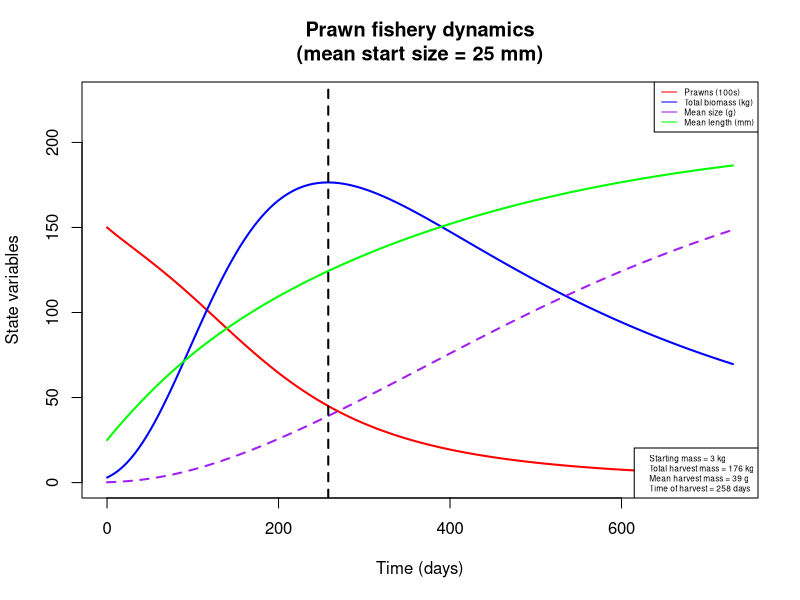
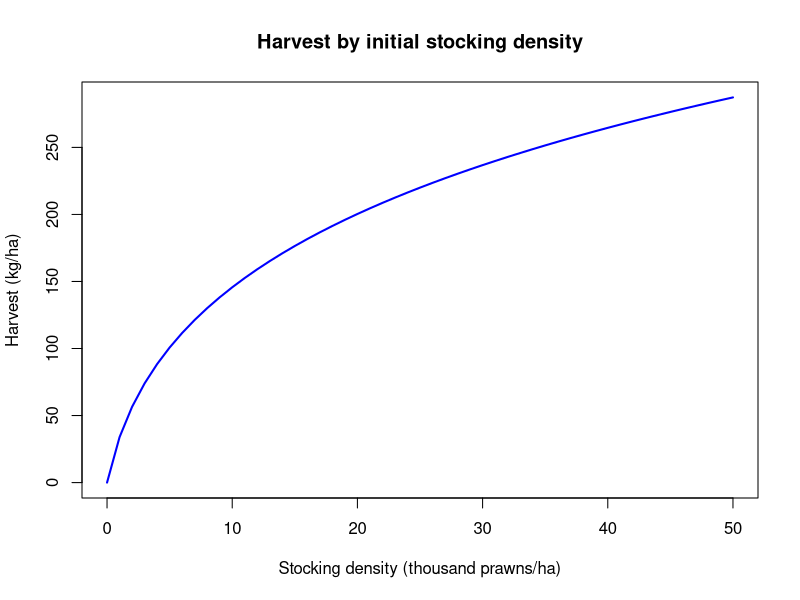
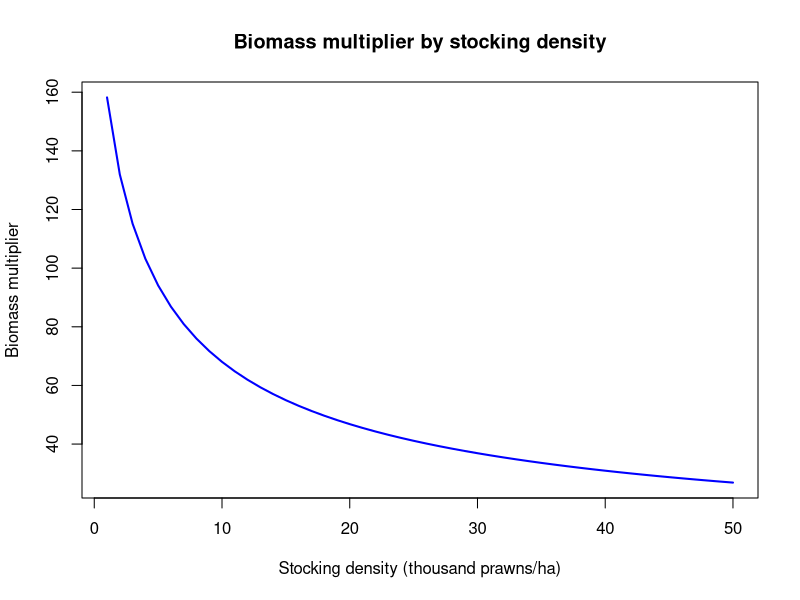
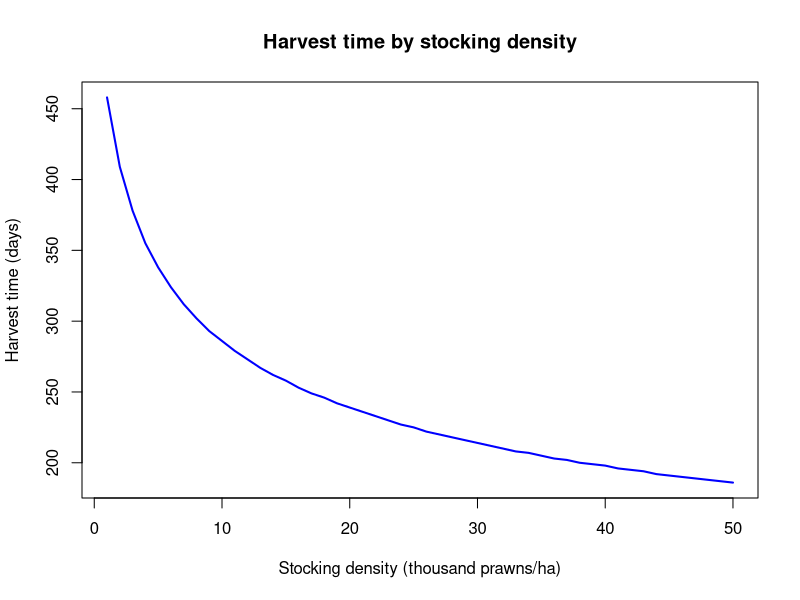

Reproduce these figures in R, in order. (Note: this script raises an error after producing the figures.)
## Modeling prawn growth and mortality to maximize biomass

## To-do list:
  # Fit density-dependent parameters to data from Ranjeet & Kurup 2010 (or other Macrobrachium fisheries data)
    # Note: update distributions used for fitting - survival shouldn't be normal (use beta distribution?)
  # Look into other parameter estimates: M. rosenbergii vs. M. vollenhovenii, extensive vs. intensive aquaculture
  # Try to optimize profit based on stocking density of post-larvae
    # Objective f'n: profit = p*H(SD)*e^(-d*T(SD)) - c*SD

require(deSolve)

prawn_biomass = function(t, n, parameters) { 
  with(as.list(parameters),{
    
    P=n[1]
    L=n[2]
       
    Bp = (a*(L/10)^b)/10 # Mean prawn mass, converting from length (mm) to weight (g)

    Bm = P*Bp # Total prawn biomass

    dLdt = k/(1+gam*Bm)*(linf - L) # Mean prawn length, using von Bertalanffy growth limited by density-dependent parameter gamma
    
    dPdt = -P*(mu*L^d + Bm/phi) # Prawn abundance, subject to size- and density-dependent mortality

    return(list(c(dPdt,dLdt)))
  }) 
} 

# Set initial values and parameters
nstart = c(P = 15000, L = 25)
time = seq(0, 365*2, 1)

parameters=c(
  a = 0.096868,     # Allometric parameter for prawn length-weight relationship, from Lalrinsanga et al. 2012 (growout phase)
  b = 3.2944,       # Allometric parameter for prawn length-weight relationship, from Lalrinsanga et al. 2012 (growout phase)
  gam = 1e-6,       # Density-dependent growth parameter (based on biomass per hectare); NEEDS TO BE FIT
  mu = 0.006136986, # Natural prawn mortality rate, from Nwosu & Wolfi 2006
  d = -0.25,        # Exponential relationship of size with mortality; no source
  phi = 40000000,   # Density-dependent mortality parameter (based on biomass per hectare); NEEDS TO BE FIT
  k = 0.00339726,   # Growth rate (mm/day), from Nwosu & Wolfi 2006
  linf = 206        # Max length (mm), from Nwosu & Wolfi 2006
)


# Run & plot
output = as.data.frame(ode(nstart,time,prawn_biomass,parameters))
output$B = ((parameters['a']*(output$L/10)^parameters['b'])/10)    # Mean prawn biomass, transformed from length
output$Bt = output$B*output$P                                      # Total prawn biomass

start.mass.kg = output$Bt[output$time==1]/1000
harvest.mass.kg = max(output$Bt)/1000
harvest.size = output$B[output$Bt==max(output$Bt)]  
harvest.time = output$time[output$Bt==max(output$Bt)]

plot(x = output$time, y = output$P/100, col = 'red', xlab = 'Time (days)', ylab = 'State variables', 
     type = 'l', lwd=2, xlim = c(0, max(output$time)), ylim = c(0, max(output$Bt/1000)+50),
     main = paste('Prawn fishery dynamics\n', '(mean start size = ', as.numeric(nstart[2]), ' mm)', sep = ''))
  lines(x = output$time, y = output$Bt/1000, col = 'blue', lwd=2)
  lines(x = output$time, y = output$B, col = 'purple', lwd=2, lty=2)
  lines(x = output$time, y = output$L, col = 'green', lwd=2)
  abline(v = harvest.time, lty = 2, lwd = 2)
  legend('topright', legend = c('Prawns (100s)', 'Total biomass (kg)', 'Mean size (g)', 'Mean length (mm)'), 
         lty = 1, col = c('red', 'blue', 'purple', 'green'), cex = 0.5)
  legend('bottomright', legend = c(paste('Starting mass =', round(start.mass.kg), 'kg', sep = ' '),
                           paste('Total harvest mass =', round(harvest.mass.kg), 'kg', sep = ' '), 
                           paste('Mean harvest mass =', round(harvest.size), 'g', sep = ' '), 
                           paste('Time of harvest =', round(harvest.time), 'days', sep = ' ')), cex=0.5)
  
# Plot amount of harvest, biomass multiplier, optimal harvest time against initial stocking density
x = c(0:50)
harvest = numeric(length(x))
harvest.m = numeric(length(x))
harvest.t = numeric(length(x))
for (i in x) {
  nstart.d = c(P = 1000*i, L = 25)
  output.d = as.data.frame(ode(nstart.d,time,prawn_biomass,parameters))
  output.d$B = ((parameters['a']*(output.d$L/10)^parameters['b'])/10)
  output.d$Bt = output.d$B*output.d$P
  harvest[i+1] = max(output.d$Bt)/1000
  harvest.m[i+1] = max(output.d$Bt)/output.d$Bt[output.d$time==1]
  harvest.t[i+1] = output.d$time[output.d$Bt == max(output.d$Bt)]
}
plot(x, harvest, col = 'blue', xlab = 'Stocking density (thousand prawns/ha)', ylab = 'Harvest (kg/ha)',
     type = 'l', lwd = 2, main = 'Harvest by initial stocking density')
plot(x[-1], harvest.m[-1], col = 'blue', xlab = 'Stocking density (thousand prawns/ha)', ylab = 'Biomass multiplier', 
     type = 'l', lwd = 2, main = 'Biomass multiplier by stocking density')
plot(x[-1], harvest.t[-1], col = 'blue', xlab = 'Stocking density (thousand prawns/ha)', ylab = 'Harvest time (days)',
     type = 'l', lwd = 2, main = 'Harvest time by stocking density')


# Fit density-dependent parameters to data from Ranjeet & Kurup 2010
prawn.mle = function(gam, phi) {
  parameters['gam'] = gam
  parameters['phi'] = phi
  
  time = seq(0,30*8,1)
  
  nstart1 = c(P = 5000, L = 25)
  output1 = as.data.frame(ode(nstart1,time,prawn_biomass,parameters))
  mean.size1 = ((parameters['a']*(output1$L[output1$time == max(time)]/10)^parameters['b'])/10)
  surv1 = output1$P[output1$time == 0] / output1$P[output1$time == max(time)]
    
  nstart2 = c(P = 10000, L = 25)
  output2=as.data.frame(ode(nstart2,time,prawn_biomass,parameters))
  mean.size2 = ((parameters['a']*(output2$L[output2$time == max(time)]/10)^parameters['b'])/10)
  surv2 = output2$P[output2$time == 0] / output2$P[output2$time == max(time)]
    
  nstart3 = c(P = 15000, L = 25)
  output3=as.data.frame(ode(nstart3,time,prawn_biomass,parameters))
  mean.size3 = ((parameters['a']*(output3$L[output3$time == max(time)]/10)^parameters['b'])/10)
  surv3 = output3$P[output3$time == 0] / output3$P[output3$time == max(time)]
    
  nstart4 = c(P = 25000, L = 25)
  output4=as.data.frame(ode(nstart4,time,prawn_biomass,parameters))
  mean.size4 = ((parameters['a']*(output4$L[output4$time == max(time)]/10)^parameters['b'])/10)
  surv4 = output4$P[output4$time == 0] / output4$P[output4$time == max(time)]
  
  ll1 = dnorm(mean.size1, mean = 101.650, sd = 7.5067)
  ll2 = dnorm(surv1, mean = 0.69440, sd = 0.066525)
  ll3 = dnorm(mean.size2, mean = 87.730, sd = 8.1917)
  ll4 = dnorm(surv2, mean = 0.54533, sd = 0.038724)
  ll5 = dnorm(mean.size3, mean = 69.113, sd = 8.6865)
  ll6 = dnorm(surv3, mean = 0.4269, sd = 0.063707)
  ll7 = dnorm(mean.size4, mean = 55.483, sd = 3.9793)
  ll8 = dnorm(surv4, mean = 0.28210, sd = 0.021198)

  LL.fin = ll1*ll2*ll3*ll4*ll5*ll6*ll7*ll8
  negLL = -log(LL.fin+1)
  return(negLL)
}

prawn.optim(params = c(1e-7, 3e8))

op.df = data.frame('gams' = seq(1e-7, 1e-5, 1e-7),
                   'phis' = seq(1e7, 1e9, 1e7),
                   'negLL' = 0) 
for(i in 1:nrow(op.df)){
  params = c(op.df[i,1], op.df[i,2])
  op.df[i,3] = prawn.optim(params)
}

op.bm<-optim(par=c(1e-6, 4e8), prawn.optim, method = 'Nelder-Mead', control = list(fnscale = -1))
